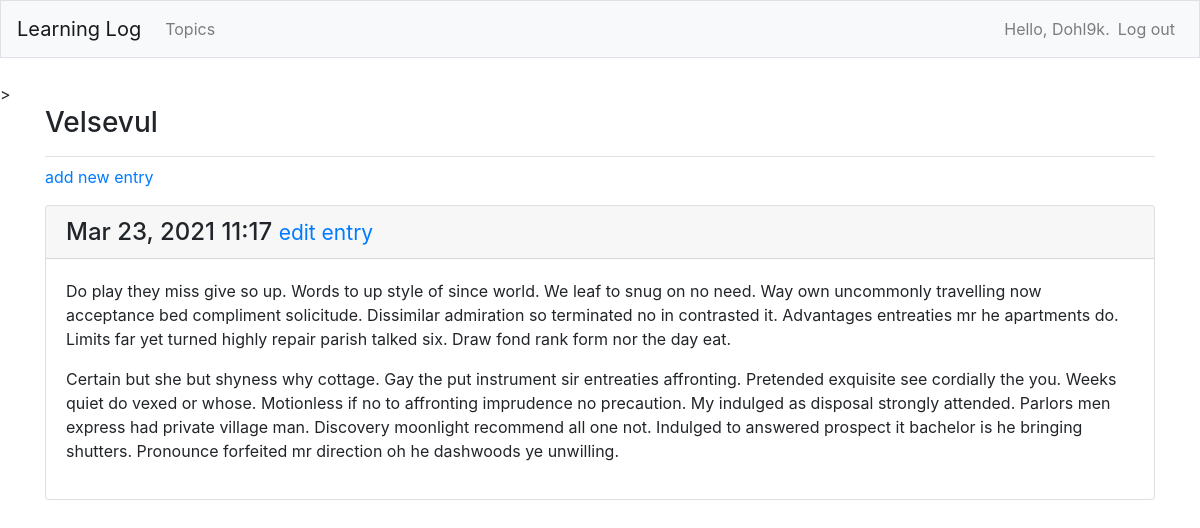
The page /topics/3/ (signed in) on the database its author committed.
### learning_logs/models.py (models this page shows, shortened)
class Topic(models.Model):
    text = models.CharField(max_length=200)
    date_added = models.DateTimeField(auto_now_add=True)
    owner = models.ForeignKey(User, on_delete=models.CASCADE)
    def __str__(self):
        return self.text

class Entry(models.Model):
    topic = models.ForeignKey(Topic, on_delete=models.CASCADE)
    text = models.TextField()
    date_added = models.DateTimeField(auto_now_add=True)
    class Meta:
        verbose_name_plural = 'entries'

### learning_logs/views.py (the view)
# urls.py: path('topics/<int:topic_id>/', views.topic, name='topic'),
@login_required
def topic(request, topic_id):
    topic = get_object_or_404(Topic, id=topic_id)
    check_topic_owner(topic, request)
    entries = topic.entry_set.order_by('-date_added')
    context = {'topic': topic, 'entries': entries}
    return render(request, 'learning_logs/topic.html', context)

### learning_logs/views.py (called while the page is built)
def check_topic_owner(topic, request):
    if topic.owner != request.user:
        raise Http404

### templates/learning_logs/topic.html (shortened to what this page needs)
<!DOCTYPE html>
<html lang="en">
<head>
</head>
<body>
    {% extends 'learning_logs/base.html' %}
    {% block page_header %}
        <h3>{{ topic }}</h3>
    {% endblock page_header %}
    {% block content %}
        <p>
            <a href="{% url 'learning_logs:new_entry' topic.id %}">add new entry</a>
        </p>
        {% for entry in entries %}
            <div class="card mb-3">
                <h4 class="card-header">
                    {{ entry.date_added|date:'M d, Y H:i' }}
                    <small><a href="{% url 'learning_logs:edit_entry' entry.id %}">
                        edit entry</a></small>
                </h4>
                <div class="card-body">
                    {{ entry.text|linebreaks }}
                </div>
            </div>
        {% empty %}
            <p>There are no entries for this topic yet.</p>
        {% endfor %}
    {% endblock content %}

### templates/learning_logs/base.html (shortened to what this page needs)
{% load bootstrap4 %}
<!doctype html>
<html lang="en">
<head>
    {% bootstrap_css %}
</head>
<body>
<nav class="navbar navbar-expand-md navbar-light bg-light mb-4 border">
    <a class="navbar-brand" href="{% url 'learning_logs:index'%}">
        Learning Log</a>
    <div class="collapse navbar-collapse" id="navbarCollapse">
        <ul class="navbar-nav mr-auto">
            <li class="nav-item">
                <a class="nav-link" href="{% url 'learning_logs:topics'%}">
                    Topics</a></li>
        </ul>
        <ul class="navbar-nav ml-auto">
            {% if user.is_authenticated %}
                <li class="nav-item">
                    <span class="navbar-text"}>Hello, {{ user.username }}.</span>
                </li>
                <li class="nav-item">
                    <a class="nav-link" href="{% url 'users:logout' %}">Log out</a>
                </li>
            {% else %}
                <li class="nav-item">
                    <a class="nav-link" href="{% url 'users:register' %}">Register</a>
                </li>
                <li class="nav-item">
                    <a class="nav-link" href="{% url 'users:login' %}">Log in</a></li>
            {% endif %}
        </ul>
    </div>
</nav>>
<main role="main" class="container">
    <div class="pb-2 mb-2 border-bottom">
        {% block page_header %}{% endblock page_header %}
    </div>
    <div>
        {% block content %}{% endblock content %}
    </div>
</main>
</body>
</html>

### rows shown on the page
Topic: text "Velsevul"
Entry: date_added "Mar 23, 2021 11:17", text "Do play they miss give so up. Words to up style of since world. We leaf to snug on no need. Way own uncommonly travelling now acceptance bed compliment solicitude. Dissimilar admiration so terminated no in contrasted it. Advantages entreaties mr he apartments do. Limits far yet turned highly repair parish talked six. Draw fond rank form nor the day eat. Certain but she but shyness why cottage. Gay the put instrument sir entreaties affronting. Pretended exquisite see cordially the you. Weeks quiet do vexed or whose. Motionless if no to affronting imprudence no precaution. My indulged as disposal strongly attended. Parlors men express had private village man. Discovery moonlight recommend all…"

### other values the page prints
{{ user.username }} "Dohl9k"
